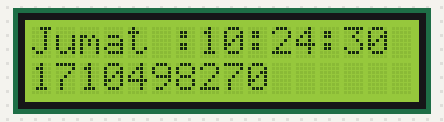
Simulated run of this sketch. Board: Arduino Uno, built with avr-gcc and run on an emulated ATmega328P. Parts: 16×2 character LCD. The local clock reads 2024-03-15 10:24:30 at power-on unless the sketch sets it.

Above: at 0.1 s.
At 4.3 s:
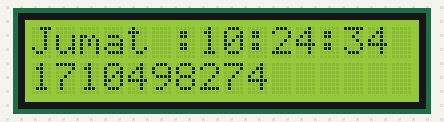
At 9.4 s:
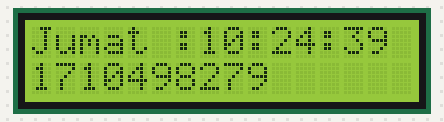
At 18.7 s:
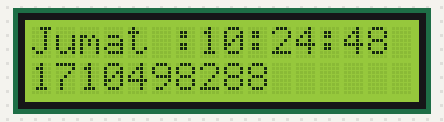
At 28.0 s:
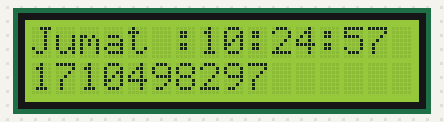
At 38.4 s:
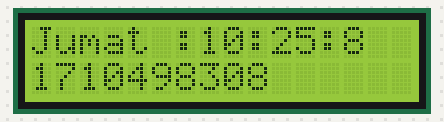

The sketch:

RTC2.ino
```cpp
#include "RTClib.h"
#include <LiquidCrystal_I2C.h>
#include <Wire.h>
RTC_DS1307 jam;
LiquidCrystal_I2C lcd(0x3F,16,2);
String hari[]={"Minggu","Senin","Selasa","Rabu","Kamis","Jumat","Sabtu"};
void setup() {
jam.begin();
lcd.init();
lcd.backlight();
Serial.begin(9600);

}

void loop() {
      DateTime now = jam.now();
  lcd.clear();
lcd.setCursor(0,0);
lcd.print(hari[now.dayOfTheWeek()]+" : ");
lcd.setCursor(7,0);
lcd.print(now.hour());
lcd.print(":");
lcd.print(now.minute());
lcd.print(":");
lcd.print(now.second());
lcd.setCursor(0,1);
lcd.print(now.unixtime());

delay(1000);
}
```

Measured:
- what the display in image 1 shows lasts 1.1 s, from 4.2 s to 5.3 s
